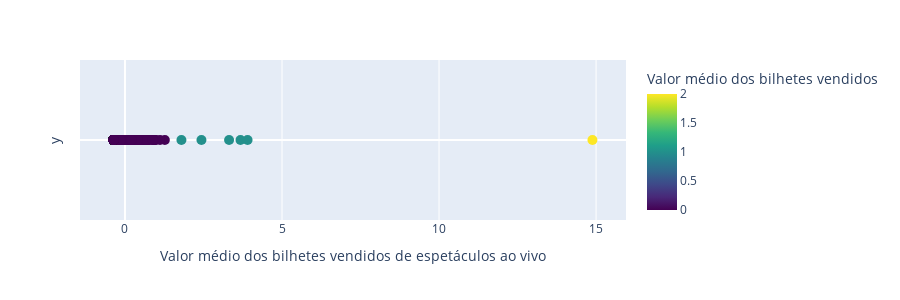

The cell this chart's notebook holds for it:
### Code cell
clustered_df = aplicar_kmeans(df_valor_médio_dos_bilhetes_vendidos, 3, nome_cluster='Valor médio dos bilhetes vendidos')
save_clustered_df_to_csv(clustered_df, "csv_files/", "8_Valor médio dos bilhetes vendidos.csv")

### Figure 1 — Plotly figure (JSON) as saved in the notebook; plotly's stock layout.template omitted (floating-point values rounded to 4 significant figures; data arrays with more than 128 entries replaced by an {"elided": "..."} marker saying what was removed)
{"data": [{"customdata": {"elided": "308x3 mixed values"}, "hovertemplate": "valor=%{x}<br>y=%{y}<br>local=%{customdata[0]}<br>codigo=%{customdata[1]}<br>Valor médio dos bilhetes vendidos de espetáculos ao vivo=%{customdata[2]}<br>Valor médio dos bilhetes vendidos=%{marker.color}<extra></extra>", "legendgroup": "", "marker": {"color": {"elided": "308 int values"}, "coloraxis": "coloraxis", "size": 10, "symbol": "circle"}, "mode": "markers", "name": "", "orientation": "v", "showlegend": false, "type": "scatter", "x": {"elided": "308 float values"}, "xaxis": "x", "y": {"elided": "308 int values"}, "yaxis": "y"}], "layout": {"coloraxis": {"colorbar": {"title": {"text": "Valor médio dos bilhetes vendidos"}}, "colorscale": [[0, "#440154"], [0.1111, "#482878"], [0.2222, "#3e4989"], [0.3333, "#31688e"], [0.4444, "#26828e"], [0.5556, "#1f9e89"], [0.6667, "#35b779"], [0.7778, "#6ece58"], [0.8889, "#b5de2b"], [1, "#fde725"]]}, "height": 300, "legend": {"tracegroupgap": 0}, "margin": {"t": 60}, "xaxis": {"anchor": "y", "domain": [0, 1], "title": {"text": "Valor médio dos bilhetes vendidos de espetáculos ao vivo"}}, "yaxis": {"anchor": "x", "domain": [0, 1], "showgrid": false, "showticklabels": false, "title": {"text": "y"}}}}
